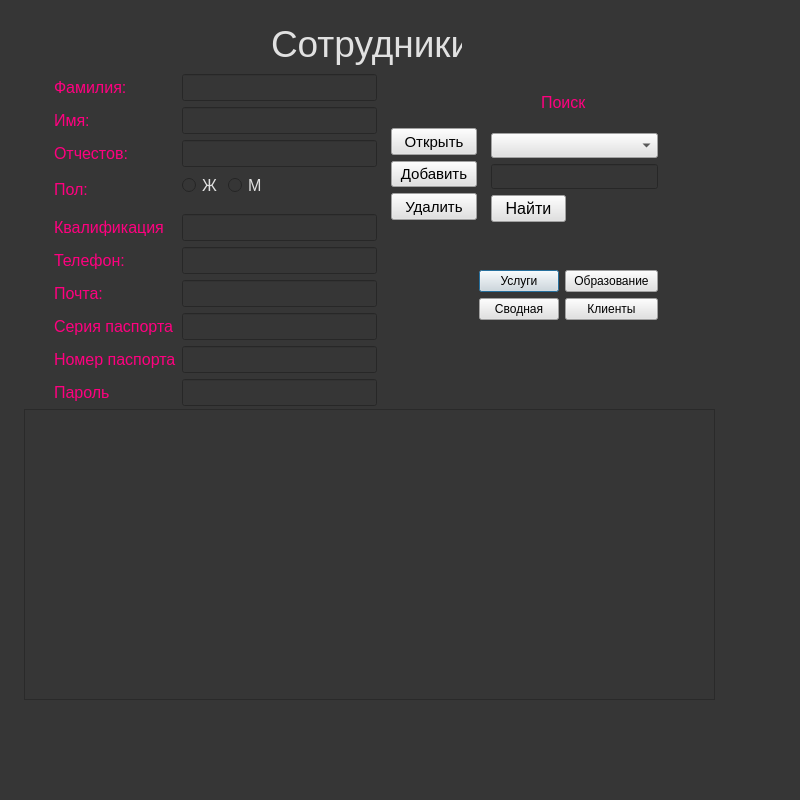
<?xml version="1.0" encoding="UTF-8"?>
<ui version="4.0">
 <class>Dialog</class>
 <widget class="QDialog" name="Dialog">
  <property name="geometry">
   <rect>
    <x>0</x>
    <y>0</y>
    <width>800</width>
    <height>800</height>
   </rect>
  </property>
  <property name="cursor">
   <cursorShape>ArrowCursor</cursorShape>
  </property>
  <property name="windowTitle">
   <string>Dialog</string>
  </property>
  <property name="styleSheet">
   <string notr="true">background-color: rgb(54, 54, 54);</string>
  </property>
  <widget class="QTableWidget" name="twStaffs">
   <property name="geometry">
    <rect>
     <x>24</x>
     <y>409</y>
     <width>691</width>
     <height>291</height>
    </rect>
   </property>
   <property name="font">
    <font>
     <pointsize>10</pointsize>
    </font>
   </property>
   <property name="styleSheet">
    <string notr="true">color: rgb(225, 225, 225); </string>
   </property>
  </widget>
  <widget class="QWidget" name="layoutWidget">
   <property name="geometry">
    <rect>
     <x>479</x>
     <y>270</y>
     <width>179</width>
     <height>54</height>
    </rect>
   </property>
   <layout class="QFormLayout" name="formLayout_3">
    <item row="0" column="0">
     <widget class="QPushButton" name="pushButton_3">
      <property name="styleSheet">
       <string notr="true">background-color: rgb(225, 225, 225);</string>
      </property>
      <property name="text">
       <string>Услуги</string>
      </property>
     </widget>
    </item>
    <item row="0" column="1">
     <widget class="QPushButton" name="qualification">
      <property name="styleSheet">
       <string notr="true">background-color: rgb(225, 225, 225);</string>
      </property>
      <property name="text">
       <string>Образование</string>
      </property>
     </widget>
    </item>
    <item row="1" column="0">
     <widget class="QPushButton" name="pushButton_2">
      <property name="styleSheet">
       <string notr="true">background-color: rgb(225, 225, 225);</string>
      </property>
      <property name="text">
       <string>Сводная</string>
      </property>
     </widget>
    </item>
    <item row="1" column="1">
     <widget class="QPushButton" name="pushButton_1">
      <property name="styleSheet">
       <string notr="true">background-color: rgb(225, 225, 225);</string>
      </property>
      <property name="text">
       <string>Клиенты</string>
      </property>
     </widget>
    </item>
   </layout>
  </widget>
  <widget class="QPushButton" name="pbFind">
   <property name="geometry">
    <rect>
     <x>491</x>
     <y>195</y>
     <width>75</width>
     <height>27</height>
    </rect>
   </property>
   <property name="font">
    <font>
     <pointsize>12</pointsize>
    </font>
   </property>
   <property name="styleSheet">
    <string notr="true">background-color: rgb(225, 225, 225);</string>
   </property>
   <property name="text">
    <string>Найти</string>
   </property>
  </widget>
  <widget class="QLabel" name="label_8">
   <property name="geometry">
    <rect>
     <x>541</x>
     <y>93</y>
     <width>51</width>
     <height>19</height>
    </rect>
   </property>
   <property name="sizePolicy">
    <sizepolicy hsizetype="Preferred" vsizetype="Preferred">
     <horstretch>3</horstretch>
     <verstretch>2</verstretch>
    </sizepolicy>
   </property>
   <property name="font">
    <font>
     <pointsize>12</pointsize>
    </font>
   </property>
   <property name="styleSheet">
    <string notr="true">color:rgb(255, 0, 127);</string>
   </property>
   <property name="text">
    <string>Поиск</string>
   </property>
  </widget>
  <widget class="QComboBox" name="cbColNames">
   <property name="geometry">
    <rect>
     <x>491</x>
     <y>133</y>
     <width>167</width>
     <height>25</height>
    </rect>
   </property>
   <property name="sizePolicy">
    <sizepolicy hsizetype="Preferred" vsizetype="Maximum">
     <horstretch>0</horstretch>
     <verstretch>0</verstretch>
    </sizepolicy>
   </property>
   <property name="font">
    <font>
     <pointsize>12</pointsize>
    </font>
   </property>
   <property name="styleSheet">
    <string notr="true">background-color: rgb(225, 225, 225);</string>
   </property>
  </widget>
  <widget class="QLineEdit" name="leFind">
   <property name="enabled">
    <bool>true</bool>
   </property>
   <property name="geometry">
    <rect>
     <x>491</x>
     <y>164</y>
     <width>167</width>
     <height>25</height>
    </rect>
   </property>
   <property name="sizePolicy">
    <sizepolicy hsizetype="Expanding" vsizetype="Maximum">
     <horstretch>0</horstretch>
     <verstretch>0</verstretch>
    </sizepolicy>
   </property>
   <property name="font">
    <font>
     <pointsize>12</pointsize>
    </font>
   </property>
   <property name="styleSheet">
    <string notr="true">color: rgb(225, 225, 225); </string>
   </property>
   <property name="text">
    <string/>
   </property>
  </widget>
  <widget class="QWidget" name="layoutWidget_2">
   <property name="geometry">
    <rect>
     <x>54</x>
     <y>74</y>
     <width>323</width>
     <height>332</height>
    </rect>
   </property>
   <layout class="QFormLayout" name="formLayout_2">
    <item row="0" column="0">
     <widget class="QLabel" name="label_5">
      <property name="sizePolicy">
       <sizepolicy hsizetype="Preferred" vsizetype="Preferred">
        <horstretch>3</horstretch>
        <verstretch>2</verstretch>
       </sizepolicy>
      </property>
      <property name="font">
       <font>
        <pointsize>12</pointsize>
       </font>
      </property>
      <property name="styleSheet">
       <string notr="true">color:rgb(255, 0, 127);</string>
      </property>
      <property name="text">
       <string>Фамилия:</string>
      </property>
     </widget>
    </item>
    <item row="0" column="1">
     <widget class="QLineEdit" name="leFio">
      <property name="font">
       <font>
        <pointsize>12</pointsize>
       </font>
      </property>
      <property name="styleSheet">
       <string notr="true">color: rgb(225, 225, 225); </string>
      </property>
      <property name="text">
       <string/>
      </property>
     </widget>
    </item>
    <item row="1" column="0">
     <widget class="QLabel" name="label_9">
      <property name="sizePolicy">
       <sizepolicy hsizetype="Preferred" vsizetype="Preferred">
        <horstretch>3</horstretch>
        <verstretch>2</verstretch>
       </sizepolicy>
      </property>
      <property name="font">
       <font>
        <pointsize>12</pointsize>
       </font>
      </property>
      <property name="styleSheet">
       <string notr="true">color:rgb(255, 0, 127);
</string>
      </property>
      <property name="text">
       <string>Имя:</string>
      </property>
     </widget>
    </item>
    <item row="1" column="1">
     <widget class="QLineEdit" name="leFio_2">
      <property name="font">
       <font>
        <pointsize>12</pointsize>
       </font>
      </property>
      <property name="styleSheet">
       <string notr="true">color: rgb(225, 225, 225); </string>
      </property>
      <property name="text">
       <string/>
      </property>
     </widget>
    </item>
    <item row="2" column="0">
     <widget class="QLabel" name="label_10">
      <property name="sizePolicy">
       <sizepolicy hsizetype="Preferred" vsizetype="Preferred">
        <horstretch>3</horstretch>
        <verstretch>2</verstretch>
       </sizepolicy>
      </property>
      <property name="font">
       <font>
        <pointsize>12</pointsize>
       </font>
      </property>
      <property name="styleSheet">
       <string notr="true">color:rgb(255, 0, 127);</string>
      </property>
      <property name="text">
       <string>Отчестов:</string>
      </property>
     </widget>
    </item>
    <item row="2" column="1">
     <widget class="QLineEdit" name="leFio_3">
      <property name="font">
       <font>
        <pointsize>12</pointsize>
       </font>
      </property>
      <property name="styleSheet">
       <string notr="true">color: rgb(225, 225, 225); </string>
      </property>
      <property name="text">
       <string/>
      </property>
     </widget>
    </item>
    <item row="3" column="0">
     <widget class="QLabel" name="label_6">
      <property name="sizePolicy">
       <sizepolicy hsizetype="Preferred" vsizetype="Preferred">
        <horstretch>3</horstretch>
        <verstretch>2</verstretch>
       </sizepolicy>
      </property>
      <property name="font">
       <font>
        <pointsize>12</pointsize>
       </font>
      </property>
      <property name="styleSheet">
       <string notr="true">color:rgb(255, 0, 127);</string>
      </property>
      <property name="text">
       <string>Пол:</string>
      </property>
     </widget>
    </item>
    <item row="3" column="1">
     <layout class="QFormLayout" name="formLayout">
      <item row="0" column="0">
       <widget class="QRadioButton" name="rbFemale">
        <property name="font">
         <font>
          <pointsize>12</pointsize>
         </font>
        </property>
        <property name="styleSheet">
         <string notr="true">color: rgb(225, 225, 225); </string>
        </property>
        <property name="text">
         <string>Ж</string>
        </property>
       </widget>
      </item>
      <item row="0" column="1">
       <widget class="QRadioButton" name="rbMale">
        <property name="font">
         <font>
          <pointsize>12</pointsize>
         </font>
        </property>
        <property name="styleSheet">
         <string notr="true">color: rgb(225, 225, 225); </string>
        </property>
        <property name="text">
         <string>М</string>
        </property>
       </widget>
      </item>
     </layout>
    </item>
    <item row="4" column="0">
     <widget class="QLabel" name="label_24">
      <property name="sizePolicy">
       <sizepolicy hsizetype="Preferred" vsizetype="Preferred">
        <horstretch>3</horstretch>
        <verstretch>2</verstretch>
       </sizepolicy>
      </property>
      <property name="font">
       <font>
        <pointsize>12</pointsize>
       </font>
      </property>
      <property name="styleSheet">
       <string notr="true">color:rgb(255, 0, 127);</string>
      </property>
      <property name="text">
       <string>Квалификация</string>
      </property>
     </widget>
    </item>
    <item row="5" column="0">
     <widget class="QLabel" name="label_22">
      <property name="sizePolicy">
       <sizepolicy hsizetype="Preferred" vsizetype="Preferred">
        <horstretch>3</horstretch>
        <verstretch>2</verstretch>
       </sizepolicy>
      </property>
      <property name="font">
       <font>
        <pointsize>12</pointsize>
       </font>
      </property>
      <property name="styleSheet">
       <string notr="true">color:rgb(255, 0, 127);</string>
      </property>
      <property name="text">
       <string>Телефон:</string>
      </property>
     </widget>
    </item>
    <item row="5" column="1">
     <widget class="QLineEdit" name="lePhone">
      <property name="font">
       <font>
        <pointsize>12</pointsize>
       </font>
      </property>
      <property name="toolTip">
       <string/>
      </property>
      <property name="styleSheet">
       <string notr="true">color: rgb(225, 225, 225); </string>
      </property>
      <property name="inputMask">
       <string/>
      </property>
      <property name="text">
       <string/>
      </property>
     </widget>
    </item>
    <item row="6" column="0">
     <widget class="QLabel" name="label_23">
      <property name="sizePolicy">
       <sizepolicy hsizetype="Preferred" vsizetype="Preferred">
        <horstretch>3</horstretch>
        <verstretch>2</verstretch>
       </sizepolicy>
      </property>
      <property name="font">
       <font>
        <pointsize>12</pointsize>
       </font>
      </property>
      <property name="styleSheet">
       <string notr="true">color:rgb(255, 0, 127);</string>
      </property>
      <property name="text">
       <string>Почта:</string>
      </property>
     </widget>
    </item>
    <item row="6" column="1">
     <widget class="QLineEdit" name="leEmail">
      <property name="font">
       <font>
        <pointsize>12</pointsize>
       </font>
      </property>
      <property name="styleSheet">
       <string notr="true">color: rgb(225, 225, 225); </string>
      </property>
      <property name="text">
       <string/>
      </property>
     </widget>
    </item>
    <item row="10" column="0">
     <widget class="QLabel" name="label_25">
      <property name="sizePolicy">
       <sizepolicy hsizetype="Preferred" vsizetype="Preferred">
        <horstretch>3</horstretch>
        <verstretch>2</verstretch>
       </sizepolicy>
      </property>
      <property name="font">
       <font>
        <pointsize>12</pointsize>
       </font>
      </property>
      <property name="styleSheet">
       <string notr="true">color:rgb(255, 0, 127);</string>
      </property>
      <property name="text">
       <string>Пароль</string>
      </property>
     </widget>
    </item>
    <item row="10" column="1">
     <widget class="QLineEdit" name="leEmail_2">
      <property name="font">
       <font>
        <pointsize>12</pointsize>
       </font>
      </property>
      <property name="styleSheet">
       <string notr="true">color: rgb(225, 225, 225); </string>
      </property>
      <property name="text">
       <string/>
      </property>
     </widget>
    </item>
    <item row="7" column="0">
     <widget class="QLabel" name="label_26">
      <property name="sizePolicy">
       <sizepolicy hsizetype="Preferred" vsizetype="Preferred">
        <horstretch>3</horstretch>
        <verstretch>2</verstretch>
       </sizepolicy>
      </property>
      <property name="font">
       <font>
        <pointsize>12</pointsize>
       </font>
      </property>
      <property name="styleSheet">
       <string notr="true">color:rgb(255, 0, 127);</string>
      </property>
      <property name="text">
       <string>Серия паспорта</string>
      </property>
     </widget>
    </item>
    <item row="9" column="0">
     <widget class="QLabel" name="label_29">
      <property name="sizePolicy">
       <sizepolicy hsizetype="Preferred" vsizetype="Preferred">
        <horstretch>3</horstretch>
        <verstretch>2</verstretch>
       </sizepolicy>
      </property>
      <property name="font">
       <font>
        <pointsize>12</pointsize>
       </font>
      </property>
      <property name="styleSheet">
       <string notr="true">color:rgb(255, 0, 127);</string>
      </property>
      <property name="text">
       <string>Номер паспорта</string>
      </property>
     </widget>
    </item>
    <item row="7" column="1">
     <widget class="QLineEdit" name="leEmail_3">
      <property name="font">
       <font>
        <pointsize>12</pointsize>
       </font>
      </property>
      <property name="styleSheet">
       <string notr="true">color: rgb(225, 225, 225); </string>
      </property>
      <property name="text">
       <string/>
      </property>
     </widget>
    </item>
    <item row="9" column="1">
     <widget class="QLineEdit" name="leEmail_4">
      <property name="font">
       <font>
        <pointsize>12</pointsize>
       </font>
      </property>
      <property name="styleSheet">
       <string notr="true">color: rgb(225, 225, 225); </string>
      </property>
      <property name="text">
       <string/>
      </property>
     </widget>
    </item>
    <item row="4" column="1">
     <widget class="QLineEdit" name="leEmail_5">
      <property name="font">
       <font>
        <pointsize>12</pointsize>
       </font>
      </property>
      <property name="styleSheet">
       <string notr="true">color: rgb(225, 225, 225); </string>
      </property>
      <property name="text">
       <string/>
      </property>
     </widget>
    </item>
   </layout>
  </widget>
  <widget class="QWidget" name="layoutWidget_3">
   <property name="geometry">
    <rect>
     <x>391</x>
     <y>128</y>
     <width>86</width>
     <height>92</height>
    </rect>
   </property>
   <layout class="QVBoxLayout" name="verticalLayout">
    <item>
     <widget class="QPushButton" name="pbOpen">
      <property name="sizePolicy">
       <sizepolicy hsizetype="Expanding" vsizetype="Expanding">
        <horstretch>0</horstretch>
        <verstretch>0</verstretch>
       </sizepolicy>
      </property>
      <property name="font">
       <font>
        <pointsize>11</pointsize>
       </font>
      </property>
      <property name="mouseTracking">
       <bool>false</bool>
      </property>
      <property name="tabletTracking">
       <bool>false</bool>
      </property>
      <property name="styleSheet">
       <string notr="true">background-color: rgb(225, 225, 225);</string>
      </property>
      <property name="inputMethodHints">
       <set>Qt::ImhNone</set>
      </property>
      <property name="text">
       <string>Открыть</string>
      </property>
      <property name="autoDefault">
       <bool>false</bool>
      </property>
     </widget>
    </item>
    <item>
     <widget class="QPushButton" name="pbInsert">
      <property name="sizePolicy">
       <sizepolicy hsizetype="Expanding" vsizetype="Expanding">
        <horstretch>0</horstretch>
        <verstretch>0</verstretch>
       </sizepolicy>
      </property>
      <property name="font">
       <font>
        <pointsize>11</pointsize>
       </font>
      </property>
      <property name="mouseTracking">
       <bool>false</bool>
      </property>
      <property name="tabletTracking">
       <bool>false</bool>
      </property>
      <property name="styleSheet">
       <string notr="true">background-color: rgb(225, 225, 225);</string>
      </property>
      <property name="inputMethodHints">
       <set>Qt::ImhNone</set>
      </property>
      <property name="text">
       <string>Добавить</string>
      </property>
      <property name="autoDefault">
       <bool>false</bool>
      </property>
     </widget>
    </item>
    <item>
     <widget class="QPushButton" name="pbDelete">
      <property name="sizePolicy">
       <sizepolicy hsizetype="Expanding" vsizetype="Expanding">
        <horstretch>0</horstretch>
        <verstretch>0</verstretch>
       </sizepolicy>
      </property>
      <property name="font">
       <font>
        <pointsize>11</pointsize>
       </font>
      </property>
      <property name="mouseTracking">
       <bool>false</bool>
      </property>
      <property name="tabletTracking">
       <bool>false</bool>
      </property>
      <property name="styleSheet">
       <string notr="true">background-color: rgb(225, 225, 225);</string>
      </property>
      <property name="inputMethodHints">
       <set>Qt::ImhNone</set>
      </property>
      <property name="text">
       <string>Удалить</string>
      </property>
      <property name="autoDefault">
       <bool>false</bool>
      </property>
     </widget>
    </item>
   </layout>
  </widget>
  <widget class="QLabel" name="label_7">
   <property name="geometry">
    <rect>
     <x>271</x>
     <y>13</y>
     <width>191</width>
     <height>61</height>
    </rect>
   </property>
   <property name="sizePolicy">
    <sizepolicy hsizetype="Preferred" vsizetype="Preferred">
     <horstretch>3</horstretch>
     <verstretch>2</verstretch>
    </sizepolicy>
   </property>
   <property name="font">
    <font>
     <pointsize>28</pointsize>
    </font>
   </property>
   <property name="styleSheet">
    <string notr="true">color: rgb(225, 225, 225); font-size:28pt;

</string>
   </property>
   <property name="text">
    <string>Сотрудники</string>
   </property>
  </widget>
 </widget>
 <resources/>
 <connections/>
</ui>
